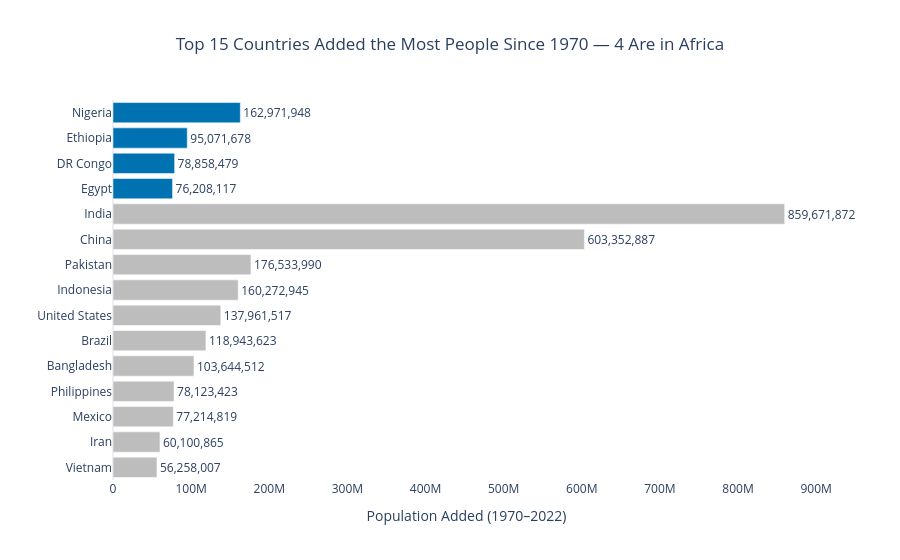

Notebook cell for this chart:
### Markdown cell above
**Justification:** 

I'm going with  a horizontal bar chart because it clearly compares the population increase of the 15 countries between 1970 and 2022. African countries are represented with an accent colour while other countries are shown in grey, to make it easy to identify the African countries in the top 15.

### Code cell
df['Population_Increase'] = df['2022 Population'] - df['1970 Population']

# Select the 15 countries with the highest population increase
top_15 = (
    df.nlargest(15, 'Population_Increase')
    .sort_values('Population_Increase', ascending=True)
    .copy()
)

# Highlight African countries
top_15['Group'] = top_15['Continent'].apply(
    lambda x: 'Africa' if x == 'Africa' else 'Other continents'
)

# Count African countries in the top 15
africa_count = (top_15['Continent'] == 'Africa').sum()

print("Number of African countries in the top 15:", africa_count)
print("\nTop 15 countries by population increase:")
print(
    top_15[
        ['Country', 'Continent', 'Population_Increase']
    ].sort_values('Population_Increase', ascending=False).to_string(index=False)
)

# Create horizontal bar chart
fig = px.bar(
    top_15,
    x='Population_Increase',
    y='Country',
    orientation='h',
    color='Group',
    text='Population_Increase',
    color_discrete_map={
        'Africa': '#0072B2',
        'Other continents': '#BDBDBD'
    },
    title=f'Top 15 Countries Added the Most People Since 1970 — {africa_count} Are in Africa',
    labels={
        'Population_Increase': 'Population Added (1970–2022)',
        'Country': '',
        'Group': 'Region'
    }
)

# Improve chart appearance
fig.update_traces(
    texttemplate='%{x:,.0f}',
    textposition='outside',
    cliponaxis=False
)

fig.update_layout(
    template='plotly_white',
    title_x=0.5,
    xaxis_showgrid=False,
    yaxis_showgrid=False,
    showlegend=False
)

fig.show()

### Figure 1 — Plotly figure (JSON) as saved in the notebook; plotly's stock layout.template omitted (floating-point values rounded to 4 significant figures)
{"data": [{"cliponaxis": false, "hovertemplate": "Region=Other continents<br>Population Added (1970–2022)=%{text}<br>=%{y}<extra></extra>", "legendgroup": "Other continents", "marker": {"color": "#BDBDBD", "pattern": {"shape": ""}}, "name": "Other continents", "orientation": "h", "showlegend": true, "text": [56260000.0, 60100000.0, 77210000.0, 78120000.0, 103600000.0, 118900000.0, 138000000.0, 160300000.0, 176500000.0, 603400000.0, 859700000.0], "textposition": "outside", "texttemplate": "%{x:,.0f}", "type": "bar", "x": [56258007, 60100865, 77214819, 78123423, 103644512, 118943623, 137961517, 160272945, 176533990, 603352887, 859671872], "xaxis": "x", "y": ["Vietnam", "Iran", "Mexico", "Philippines", "Bangladesh", "Brazil", "United States", "Indonesia", "Pakistan", "China", "India"], "yaxis": "y"}, {"cliponaxis": false, "hovertemplate": "Region=Africa<br>Population Added (1970–2022)=%{text}<br>=%{y}<extra></extra>", "legendgroup": "Africa", "marker": {"color": "#0072B2", "pattern": {"shape": ""}}, "name": "Africa", "orientation": "h", "showlegend": true, "text": [76210000.0, 78860000.0, 95070000.0, 163000000.0], "textposition": "outside", "texttemplate": "%{x:,.0f}", "type": "bar", "x": [76208117, 78858479, 95071678, 162971948], "xaxis": "x", "y": ["Egypt", "DR Congo", "Ethiopia", "Nigeria"], "yaxis": "y"}], "layout": {"barmode": "relative", "legend": {"title": {"text": "Region"}, "tracegroupgap": 0}, "showlegend": false, "title": {"text": "Top 15 Countries Added the Most People Since 1970 — 4 Are in Africa", "x": 0.5}, "xaxis": {"anchor": "y", "domain": [0, 1], "showgrid": false, "title": {"text": "Population Added (1970–2022)"}}, "yaxis": {"anchor": "x", "domain": [0, 1], "showgrid": false, "title": {"text": ""}}}}
